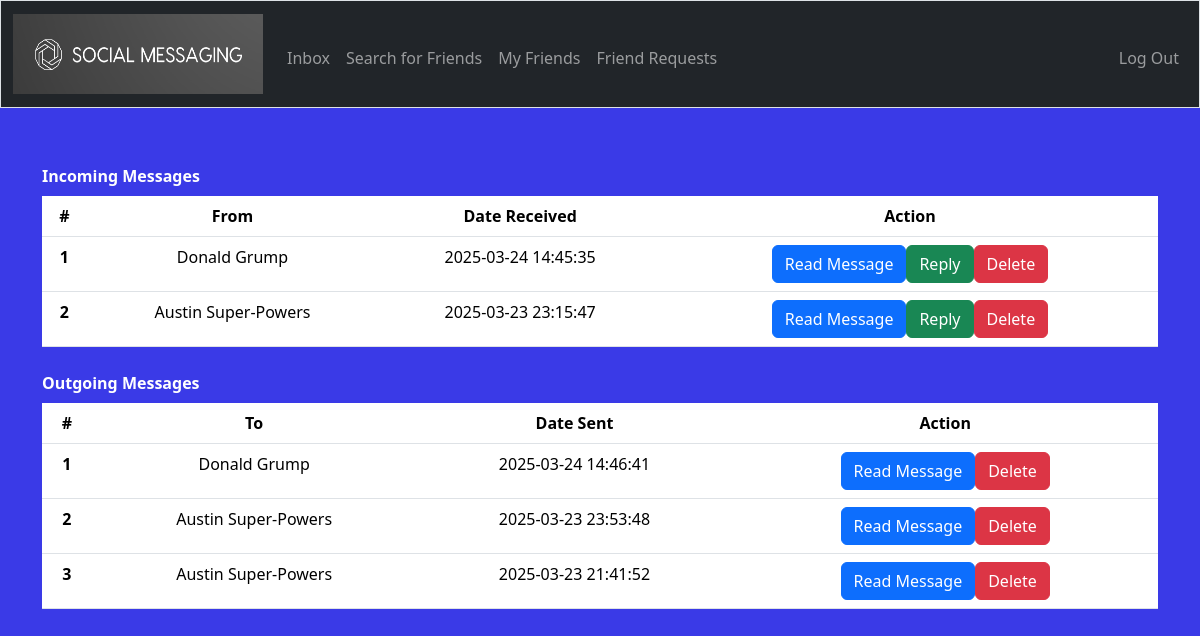
Screenshot of /inbox (signed in) with the database file from the repository.
### tables this page shows
CREATE TABLE messages (
    id INTEGER PRIMARY KEY,
    sender_id INTEGER,
    receiver_id INTEGER,
    content TEXT,
    timestamp DATETIME DEFAULT CURRENT_TIMESTAMP,
    status TEXT CHECK(status IN ('inbox', 'sent', 'trash')),
    is_read BOOLEAN DEFAULT 0,
    FOREIGN KEY (sender_id) REFERENCES users(id),
    FOREIGN KEY (receiver_id) REFERENCES users(id)
);

CREATE TABLE users (
    id INTEGER PRIMARY KEY,
    username TEXT UNIQUE,
    hash TEXT,
    full_name TEXT,
    country TEXT
);

### app.py (the view)
@app.route("/inbox", methods=["GET", "POST"])
@login_required
def inbox():
    user_id = session["user_id"]  # User ID for SQL query
    in_messages = db.execute("SELECT m.id, m.sender_id, m.content, m.timestamp, u.full_name, m.is_read FROM messages m JOIN users u ON u.id = m.sender_id WHERE m.receiver_id = ? AND m.status = 'sent' ORDER BY m.timestamp DESC;", user_id)
    out_messages = db.execute("SELECT m.id, m.content, m.timestamp, u.full_name, m.is_read FROM messages m JOIN users u ON u.id = m.receiver_id WHERE m.sender_id = ? AND m.status = 'sent' ORDER BY m.timestamp DESC;", user_id)
    return render_template("inbox.html", in_messages=in_messages, out_messages=out_messages)

### app.py (called while the page is built)
@app.after_request
def after_request(response):
    response.headers["Cache-Control"] = "no-cache, no-store, must-revalidate"
    response.headers["Expires"] = 0
    response.headers["Pragma"] = "no-cache"
    return response

### helpers.py (called while the page is built)
def login_required(f):
    @wraps(f)
    def decorated_function(*args, **kwargs):
        if session.get("user_id") is None:
            return redirect("/login")
        return f(*args, **kwargs)
    return decorated_function

### templates/inbox.html (shortened to what this page needs)
{% extends "layout.html" %}
{% block main %}
<table class="table caption-top">
    <caption><strong style="color: white;">Incoming Messages</strong></caption>
    <thead>
      <tr>
        <th scope="col">#</th>
        <th scope="col">From</th>
        <th scope="col">Date Received</th>
        <th scope="col">Action</th>
      </tr>
    </thead>
    <tbody>
      {% for in_message in in_messages %}
      <tr>
        <th scope="row">{{ loop.index }}</th>
        <td>{{ in_message.full_name }}</td>
        <td>{{ in_message.timestamp }}</td>
        <td>
          <div class="btn-group">
            <form action="/read" method="post" style="display:inline;">
                <button type="button" class="btn btn-secodary btn-primary" data-bs-toggle="popover" data-bs-placement="left" data-bs-title="Message Content" data-bs-content="{{ in_message.content }}">Read Message</button>
              </form>
            <form action="/send" method="post" style="display:inline;">
              <button class="btn btn-success" type="submit">Reply</button>
            </form>
            <form action="/delete" method="post" style="display:inline;">
              <button class="btn btn-danger" type="submit">Delete</button>
            </form>
          </div>
        </td>
      </tr>
      {% endfor %}
    </tbody>
  </table>
  <table class="table caption-top">
    <caption><strong style="color: white;">Outgoing Messages</strong></caption>
    <thead>
      <tr>
        <th scope="col">#</th>
        <th scope="col">To</th>
        <th scope="col">Date Sent</th>
        <th scope="col">Action</th>
      </tr>
    </thead>
    <tbody>
      {% for out_message in out_messages %}
      <tr>
        <th scope="row">{{ loop.index }}</th>
        <td>{{ out_message.full_name }}</td>
        <td>{{ out_message.timestamp }}</td>
        <td>
          <div class="btn-group">
            <form action="/read" method="post" style="display:inline;">
                <button type="button" class="btn btn-secodary btn-primary" data-bs-toggle="popover" data-bs-placement="left" data-bs-title="Message Content" data-bs-content="{{ out_message.content }}">Read Message</button>
              </form>
            <form action="/delete" method="post" style="display:inline;">
              <button class="btn btn-danger" type="submit">Delete</button>
            </form>
          </div>
        </td>
      </tr>
      {% endfor %}
    </tbody>
  </table>
{% endblock %}

### rows the page displays
messages: full_name "Donald Grump", timestamp "2025-03-24 14:45:35"
messages: full_name "Austin Super-Powers", timestamp "2025-03-23 23:15:47"
messages: full_name "Donald Grump", timestamp "2025-03-24 14:46:41"
messages: full_name "Austin Super-Powers", timestamp "2025-03-23 23:53:48"
messages: full_name "Austin Super-Powers", timestamp "2025-03-23 21:41:52"
